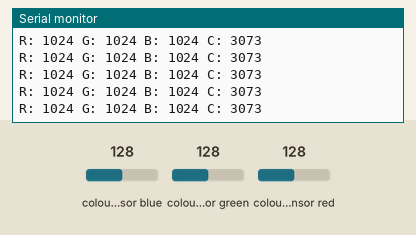
Bench run of a sketch on a simulated Arduino Uno, built with avr-gcc and run on an emulated ATmega328P. On the bench: the last lines printed to the serial monitor. The inputs (shaded band) are chosen by the test bench; at power-on: colour sensor blue 128, colour sensor green 128, colour sensor red 128.

Above: at 1.2 s.
1.3 s: colour sensor blue set to 5
At 1.54 s:
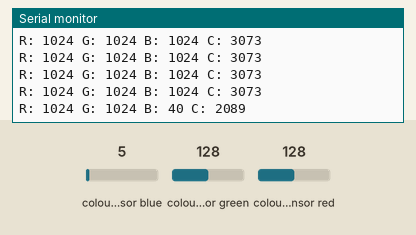
2.8 s: colour sensor green set to 5
At 2.91 s:
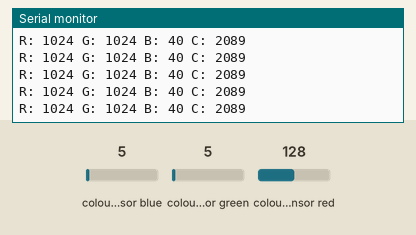
4.3 s: colour sensor red set to 5
At 4.42 s:
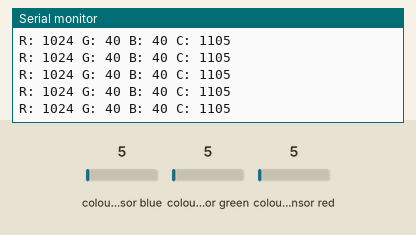
Timing chart, 0 to 7.3 s (numbered marks = the images above; inputs shaded):
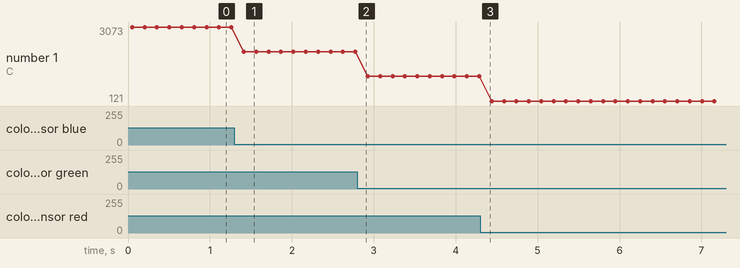

The sketch:

color.ino
```cpp
#include <Wire.h>
#include "Adafruit_TCS34725.h"
Adafruit_TCS34725 tcs = Adafruit_TCS34725();
/* initialize with specific int time and gain values */
//Adafruit_TCS34725 tcs = Adafruit_TCS34725(TCS34725_INTEGRATIONTIME_700MS, TCS34725_GAIN_1X);

void setup(void) {
  Serial.begin(115200);
  if (tcs.begin()) {
    Serial.println("Found sensor");
  } else {
    Serial.println("No TCS34725 found ... check your connections");
    while (1);
  }
}

void loop(void) {
  uint16_t r, g, b, c, colorTemp, lux;
  tcs.getRawData(&r, &g, &b, &c);
  Serial.print("R: "); Serial.print(r, DEC); Serial.print(" ");
  Serial.print("G: "); Serial.print(g, DEC); Serial.print(" ");
  Serial.print("B: "); Serial.print(b, DEC); Serial.print(" ");
  Serial.print("C: "); Serial.print(c, DEC); Serial.print(" ");
  Serial.println(" ");
  delay(100);
}
```

Measured:
- after the input at 1.3 s, the serial monitor: prints a new line after 0.11 s (image 1)
- plotted number 1: 3073 → 2089 after the input at 1.3 s, 2089 → 1105 after the input at 2.8 s, 1105 → 121 after the input at 4.3 s
